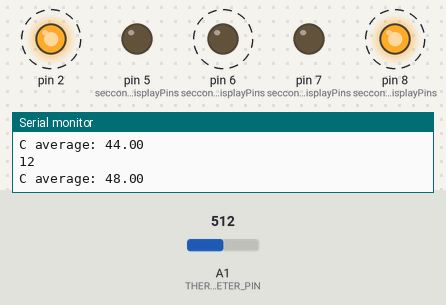
Bench run of a sketch on a simulated Arduino Uno, built with avr-gcc and run on an emulated ATmega328P. Parts: output pins drawn as LEDs (lit = HIGH), the last lines printed to the serial monitor. Dashed ring = blinking. The test bench sets the inputs (shaded band); at power-on: A1 (THERMOMETER_PIN) = 512. Pins used as bus, display or sensor lines are not drawn.

Above: at 1.25 s.
1.3 s: A1 (THERMOMETER_PIN) set to 511
At 2.15 s:
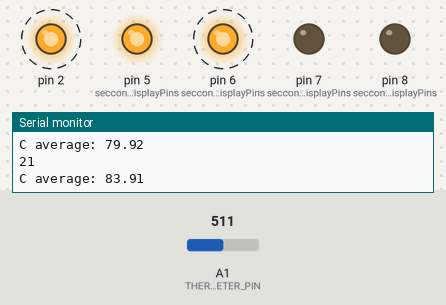
At 3.25 s:
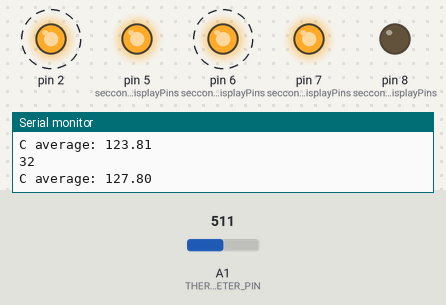
4.3 s: A1 (THERMOMETER_PIN) set to 122
At 5.05 s:
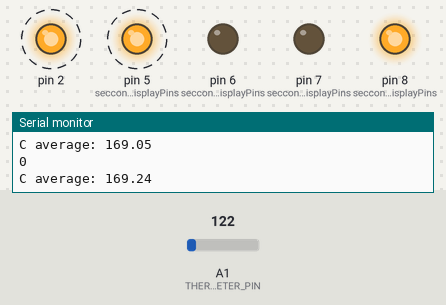
7.3 s: A1 (THERMOMETER_PIN) set to 0
10.3 s: A1 (THERMOMETER_PIN) set to 306
13.3 s: A1 (THERMOMETER_PIN) set to 716
16.3 s: A1 (THERMOMETER_PIN) set to 718
At 19.4 s:
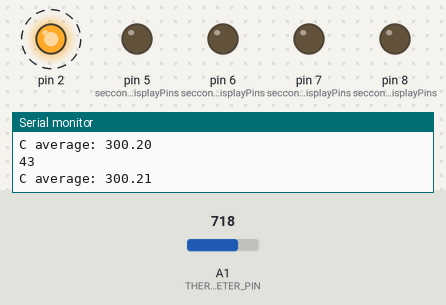
Timing chart, 0 to 20.3 s (numbered marks = the images above; inputs shaded):
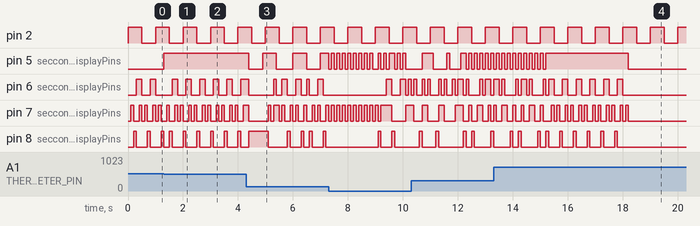

The sketch:

thermometer.ino
```cpp
#include <math.h>

const int THERMOMETER_PIN = A1;
const int TEMPERATURE_BUFFER_SIZE = 50; //Voltage from the thermometer tends to jump sometimes
                                    //so this should average it and even it out

const int firstDisplayPins[4] = {9,10,11,12};
const int seccondDisplayPins[4] = {5,6,7,8};

float temperatureArray[TEMPERATURE_BUFFER_SIZE];
byte temperatureArrayIndex = 0;

void setup() {
  noInterrupts();           // disable all interrupts
  TCCR1A = 0;
  TCCR1B = 0;

  TCNT1 = 59286;            // preload timer 65536-16MHz/256/10Hz
  TCCR1B |= (1 << CS12);    // 256 prescaler
  TIMSK1 |= (1 << TOIE1);   // enable timer overflow interrupt
  interrupts();             // enable all interrupts

  Serial.begin(9600);
  pinMode(THERMOMETER_PIN, INPUT);
  pinMode(2, OUTPUT);


  setUpDisplayPins(firstDisplayPins);
  setUpDisplayPins(seccondDisplayPins);
}

ISR(TIMER1_OVF_vect)        // interrupt service routine that wraps a user defined function supplied by attachInterrupt
{
  TCNT1 = 59286;            // preload timer
  float thermometerVolts = getVoltage();
  float temperatureCentigrade = getCentigradeTemperature(thermometerVolts);
  insertNewTemperatureToArray(temperatureCentigrade);
  Serial.print("C average: ");

  float test = getAverageTemperature();
  Serial.println(test);
  /*Serial.println( (int(test) % 100) / 10);

  Serial.println(int(test) % 10);

  Serial.println(int((test * 10)) % 10);

  Serial.println("================");*/
  displayNumber(firstDisplayPins, (int(test) % 100) / 10);
  displayNumber(seccondDisplayPins, int(test) % 10);
}

void loop() {

  digitalWrite(2, !digitalRead(2));
  delay(500);

}

void setUpDisplayPins(int pins[4])
{
  for(int i = 0; i < 4; i++)
  {
    pinMode(pins[i], OUTPUT);
  }
}

void displayNumber(int pins[4], int number)
{
  for(int i = 0; i < 4; i++)
  {
     digitalWrite(pins[i], number %2);
     number /=2;
  }
}

float getVoltage()
{
  return analogRead(THERMOMETER_PIN) * 5.0 / 1024.0;
}

float getCentigradeTemperature(float voltage)
{
  return (voltage - 0.5) * 100;
}

void insertNewTemperatureToArray(float temperature)
{
  temperatureArray[temperatureArrayIndex] = temperature;
  temperatureArrayIndex += 1;
  temperatureArrayIndex = temperatureArrayIndex % TEMPERATURE_BUFFER_SIZE;
  Serial.println(temperatureArrayIndex);
}

float getAverageTemperature()
{
  float temperatureSum = 0;
  for(int i = 0; i < TEMPERATURE_BUFFER_SIZE; i++)
  {
    temperatureSum += temperatureArray[i];
  }

  return temperatureSum / TEMPERATURE_BUFFER_SIZE;
}
```

Measured:
- the behaviour switches between 512 and 511 on A1 (THERMOMETER_PIN) (found by bisection; images 0 and 1)
- the behaviour switches between 717 and 718 on A1 (THERMOMETER_PIN) (found by bisection; images 3 and 4)
- after the input at 1.3 s, pin 5 (seccondDisplayPins): LOW → HIGH at once
- after the input at 4.3 s, pin 5 (seccondDisplayPins): alternates HIGH for 0.50 s and LOW for 0.50 s, starting after 0.10 s
- after the input at 16.3 s, pin 5 (seccondDisplayPins): HIGH → LOW after 1.9 s
- by itself, pin 2: alternates HIGH for 0.50 s and LOW for 0.50 s
- by itself, pin 6 (seccondDisplayPins): alternates HIGH for 0.20 s and LOW for 0.30 s, 8 changes in all, then stays LOW
- by itself, pin 7 (seccondDisplayPins): repeats every 0.50 s: LOW 0.10 s, HIGH 0.10 s, LOW 0.20 s, HIGH 0.10 s, until it stays LOW from 18.2 s
